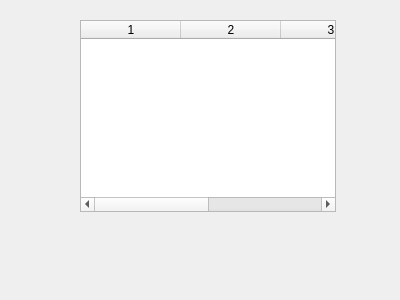
<?xml version="1.0" encoding="UTF-8"?>
<ui version="4.0">
 <class>Widget</class>
 <widget class="QWidget" name="Widget">
  <property name="geometry">
   <rect>
    <x>0</x>
    <y>0</y>
    <width>400</width>
    <height>300</height>
   </rect>
  </property>
  <property name="windowTitle">
   <string>Widget</string>
  </property>
  <widget class="QTableWidget" name="tableWidget">
   <property name="geometry">
    <rect>
     <x>80</x>
     <y>20</y>
     <width>256</width>
     <height>192</height>
    </rect>
   </property>
   <column>
    <property name="text">
     <string>1</string>
    </property>
   </column>
   <column>
    <property name="text">
     <string>2</string>
    </property>
   </column>
   <column>
    <property name="text">
     <string>3</string>
    </property>
   </column>
   <column>
    <property name="text">
     <string>4</string>
    </property>
   </column>
  </widget>
 </widget>
 <layoutdefault spacing="6" margin="11"/>
 <resources/>
 <connections/>
</ui>
